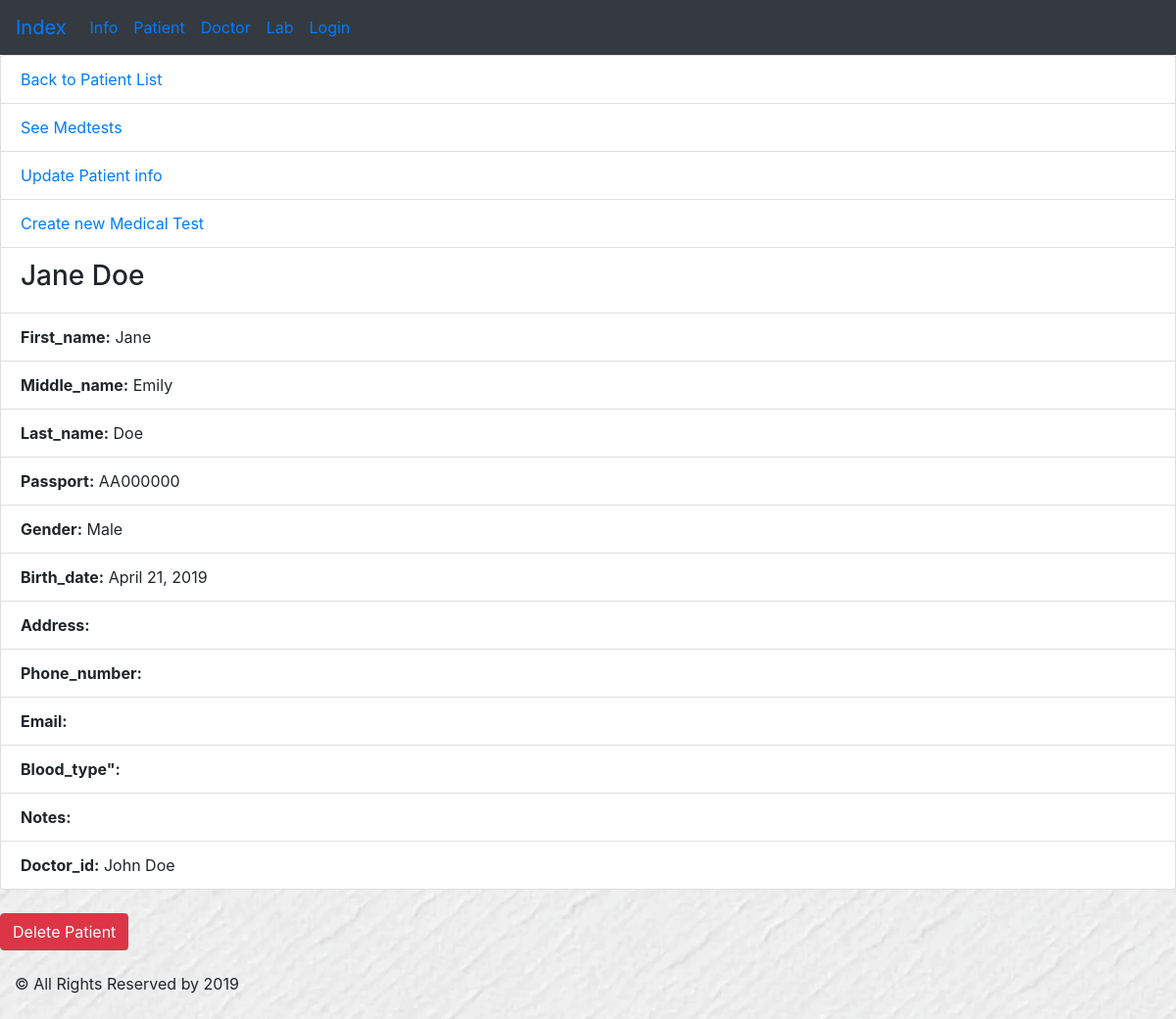
Before: /doctor/patient/1 with the older database file.
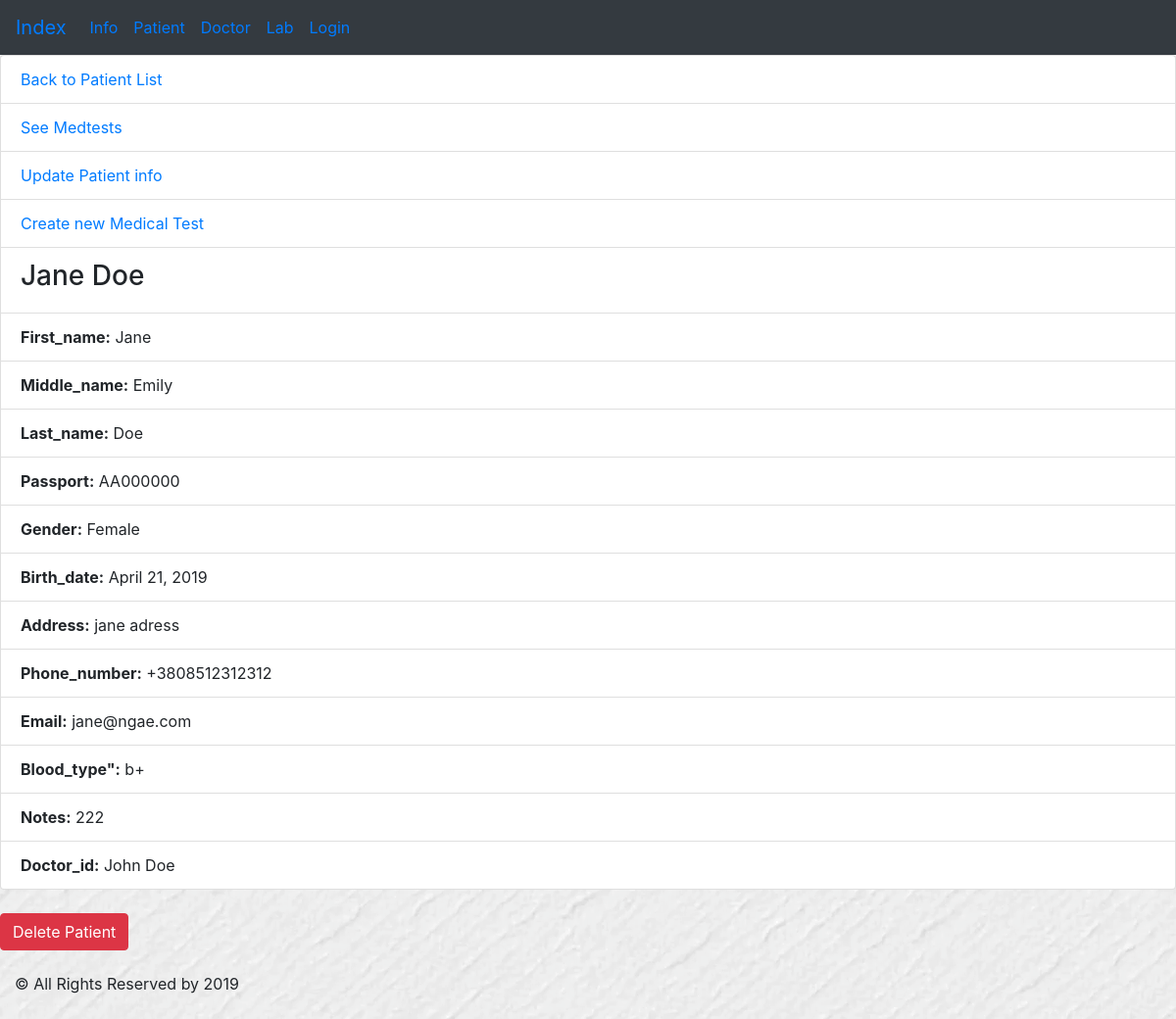
After: the same page with the newer database file.
### doctor/models.py (models this page shows, shortened)
class Patient(models.Model):
    GENDER = (
        (0, 'Male'),
        (1, 'Female')
    )
    first_name = models.CharField(max_length=45)
    middle_name = models.CharField(max_length=45)
    last_name = models.CharField(max_length=45)
    passport_id = models.CharField(max_length=8, default='AA000000')
    gender = models.BooleanField(choices=GENDER)
    birth_date = models.DateField(blank=True, default=timezone.now)
    address = models.CharField(max_length=90, blank=True)
    phone_number = models.CharField(max_length=15, blank=True)
    email = models.CharField(max_length=254, blank=True)
    blood_type = models.CharField(max_length=3, blank=True)
    notes = models.TextField(max_length=1000, blank=True)
    doctor_id = models.ForeignKey(Doctor, on_delete=models.SET_NULL, null=True)
    def __str__(self):
        return self.first_name + ' ' + self.last_name

class Doctor(models.Model):
    GENDER = (
        (0, 'Male'),
        (1, 'Female')
    )
    first_name = models.CharField(max_length=45)
    middle_name = models.CharField(max_length=45)
    last_name = models.CharField(max_length=45)
    gender = models.BooleanField(choices=GENDER)
    post = models.CharField(max_length=45, blank=True)
    phone_number = models.CharField(max_length=15, blank=True)
    address = models.CharField(max_length=90, blank=True)
    email = models.CharField(max_length=254, blank=True)
    exam_room = models.CharField(max_length=6, blank=True)
    def __str__(self):
        return self.first_name + ' ' + self.last_name

### doctor/views.py (the view)
# urls.py: path('patient/<int:pk>', views.PatientDetailView.as_view(),     name='patient_details'),
class PatientDetailView(generic.DetailView):
    model = Patient
    template_name = 'doctor/patient_details.html'
    queryset = Patient.objects.all()
    def get_object(self, queryset=None):
        id_ = self.kwargs.get("pk")
        return get_object_or_404(Patient, id=id_)

### doctor/templates/doctor/patient_details.html (shortened to what this page needs)
{% extends 'extends/base.html' %}
{% block content %}
    <ul class="list-group">
        <li class="list-group-item"><a href="{% url 'doctor:patients' %}">Back to Patient List</a></li>
        <li class="list-group-item"><a href="{% url 'doctor:medtests' object.id %}">See Medtests</a></li>
        <li class="list-group-item"><a href="{% url 'doctor:update_patient' object.id %}">Update Patient info</a></li>
        <li class="list-group-item"><a href="{% url 'doctor:medrefferal' object.id %}">Create new Medical Test</a></li>
        <li class="list-group-item"><h3>{{ object }}</h3></li>
        <li class="list-group-item"><b>First_name:</b> {{ object.first_name }}</li>
        <li class="list-group-item"><b>Middle_name:</b> {{ object.middle_name }}</li>
        <li class="list-group-item"><b>Last_name:</b> {{ object.last_name }}</li>
        <li class="list-group-item"><b>Passport:</b> {{ object.passport_id }}</li>
        <li class="list-group-item"><b>Gender:</b> {{ object.get_gender_display }}</li>
        <li class="list-group-item"><b>Birth_date:</b> {{ object.birth_date }}</li>
        <li class="list-group-item"><b>Address:</b> {{ object.address }}</li>
        <li class="list-group-item"><b>Phone_number:</b> {{ object.phone_number }}</li>
        <li class="list-group-item"><b>Email:</b> {{ object.email }}</li>
        <li class="list-group-item"><b>Blood_type":</b> {{ object.blood_type }}</li>
        <li class="list-group-item"><b>Notes:</b> {{ object.notes }}  </li>
        <li class="list-group-item"><b>Doctor_id:</b> {{ object.doctor_id }}</li>
    </ul>
    <br>
    <form action="{% url 'doctor:delete_patient' object.id %}" method="post">
        <button type="submit" onclick="return confirm('Are you sure you want to delete this?')" class="btn btn-danger">
            Delete Patient
        </button>
    </form>
{% endblock %}

### main/templates/extends/base.html (shortened to what this page needs)
{% load staticfiles %}
<!DOCTYPE html>
<html lang="en">
<head>
    <link rel="stylesheet" type="text/css" href="{% static 'main/style.css' %}"/>
    <link rel="stylesheet" type="text/css" href="{% static 'bootstrap/css/bootstrap.css' %}"/>
</head>
<body >
    {% include 'extends/header.html' %}
<div class="wrapper">
    {% block content %}
    {% endblock %}
</div>
{% include 'extends/footer.html' %}
</body>
</html>

### main/templates/extends/header.html
<header>
<nav class="navbar navbar-expand-sm bg-dark">
    <ul class="navbar-nav mr-auto">
        <li class="nav-item">
            <a class="navbar-brand" href="{% url 'main:index' %}">Index</a>
        </li>
        <li class="nav-item">
            <a class="nav-link" href="{% url 'main:info' %}">Info</a>
        </li>
        <li class="nav-item">
            <a class="nav-link" href="{% url 'patient:index' %}">Patient</a>
        </li>
        <li class="nav-item">
            <a class="nav-link" href="{% url 'doctor:index' %}">Doctor</a>
        </li>
        <li class="nav-item">
            <a class="nav-link" href="{% url 'lab:index' %}">Lab</a>
        </li>
        {% if user.is_authenticated %}
        <li class="nav-item">
            <a class="nav-link" href="{% url 'logout' %}">Logout</a>
        </li>
{% else %}
        <li class="nav-item">
            <a class="nav-link mr-auto" href="{% url 'login' %}">Login</a>
        </li>
{% endif %}
    </ul>
</nav>
</header>

### main/templates/extends/footer.html
<footer>
 <div class="navbar navbar-nav fixed-bottom row-fluid text-center">
            <div class="container-fluid">
                <div class="row">
                    <div class="col-12">
                        <p>© All Rights Reserved by 2019</p>
                    </div>
                </div>
            </div>
        </div>
</footer>

### main/static/main/style.css (style rules this page uses)
body { background: white url("images/background.png"); padding-bottom: 70px; }

Changed rows visible on the page:
changed Patient "Jane Doe": gender "Male" → "Female"; address (not shown) → "jane adress"; phone_number (not shown) → "+3808512312312"; email (not shown) → "jane@ngae.com"; blood_type (not shown) → "b+"; notes (not shown) → "222"
